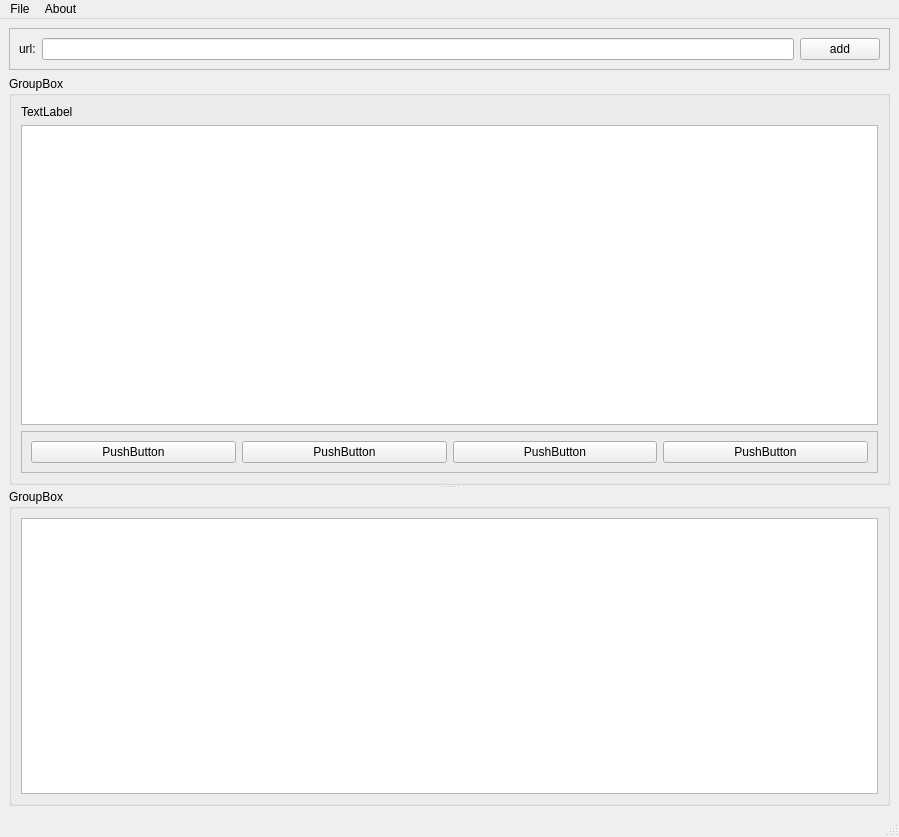
<?xml version="1.0" encoding="UTF-8"?>
<ui version="4.0">
 <class>MainWindow</class>
 <widget class="QMainWindow" name="MainWindow">
  <property name="geometry">
   <rect>
    <x>0</x>
    <y>0</y>
    <width>899</width>
    <height>837</height>
   </rect>
  </property>
  <property name="windowTitle">
   <string>MainWindow</string>
  </property>
  <widget class="QWidget" name="centralwidget">
   <layout class="QVBoxLayout" name="verticalLayout">
    <item>
     <widget class="QFrame" name="frame_url">
      <property name="frameShape">
       <enum>QFrame::StyledPanel</enum>
      </property>
      <property name="frameShadow">
       <enum>QFrame::Raised</enum>
      </property>
      <layout class="QHBoxLayout" name="horizontalLayout">
       <item>
        <widget class="QLabel" name="label_url">
         <property name="text">
          <string>url:</string>
         </property>
        </widget>
       </item>
       <item>
        <widget class="QLineEdit" name="lineEdit_url"/>
       </item>
       <item>
        <widget class="QPushButton" name="pushButton_url">
         <property name="text">
          <string>add</string>
         </property>
        </widget>
       </item>
      </layout>
     </widget>
    </item>
    <item>
     <widget class="QSplitter" name="splitter">
      <property name="orientation">
       <enum>Qt::Vertical</enum>
      </property>
      <widget class="QGroupBox" name="groupBox">
       <property name="title">
        <string>GroupBox</string>
       </property>
       <layout class="QHBoxLayout" name="horizontalLayout_3">
        <item>
         <layout class="QVBoxLayout" name="verticalLayout_2">
          <item>
           <widget class="QLabel" name="label_DownloadPath">
            <property name="text">
             <string>TextLabel</string>
            </property>
           </widget>
          </item>
          <item>
           <widget class="QTableWidget" name="tableWidget_url"/>
          </item>
          <item>
           <widget class="QFrame" name="frame_2">
            <property name="frameShape">
             <enum>QFrame::StyledPanel</enum>
            </property>
            <property name="frameShadow">
             <enum>QFrame::Raised</enum>
            </property>
            <layout class="QHBoxLayout" name="horizontalLayout_2">
             <item>
              <widget class="QPushButton" name="pushButton_2">
               <property name="text">
                <string>PushButton</string>
               </property>
              </widget>
             </item>
             <item>
              <widget class="QPushButton" name="pushButton_3">
               <property name="text">
                <string>PushButton</string>
               </property>
              </widget>
             </item>
             <item>
              <widget class="QPushButton" name="pushButton_4">
               <property name="text">
                <string>PushButton</string>
               </property>
              </widget>
             </item>
             <item>
              <widget class="QPushButton" name="pushButton_5">
               <property name="text">
                <string>PushButton</string>
               </property>
              </widget>
             </item>
            </layout>
           </widget>
          </item>
         </layout>
        </item>
       </layout>
      </widget>
      <widget class="QGroupBox" name="groupBox_2">
       <property name="title">
        <string>GroupBox</string>
       </property>
       <layout class="QHBoxLayout" name="horizontalLayout_4">
        <item>
         <widget class="QTableWidget" name="tableWidget_results"/>
        </item>
       </layout>
      </widget>
     </widget>
    </item>
   </layout>
  </widget>
  <widget class="QMenuBar" name="menubar">
   <property name="geometry">
    <rect>
     <x>0</x>
     <y>0</y>
     <width>899</width>
     <height>26</height>
    </rect>
   </property>
   <widget class="QMenu" name="menuFile">
    <property name="title">
     <string>File</string>
    </property>
    <addaction name="actionSet_Path"/>
    <addaction name="separator"/>
    <addaction name="actionOpen_URL_list"/>
    <addaction name="actionSave_URL_list"/>
   </widget>
   <widget class="QMenu" name="menuAbout">
    <property name="title">
     <string>About</string>
    </property>
    <addaction name="actionAbout"/>
   </widget>
   <addaction name="menuFile"/>
   <addaction name="menuAbout"/>
  </widget>
  <widget class="QStatusBar" name="statusbar"/>
  <action name="actionAbout">
   <property name="text">
    <string>About</string>
   </property>
  </action>
  <action name="actionSet_Path">
   <property name="text">
    <string>Set Path</string>
   </property>
  </action>
  <action name="actionOpen_URL_list">
   <property name="text">
    <string>Open URL list</string>
   </property>
  </action>
  <action name="actionSave_URL_list">
   <property name="text">
    <string>Save URL list</string>
   </property>
  </action>
 </widget>
 <resources/>
 <connections/>
</ui>
